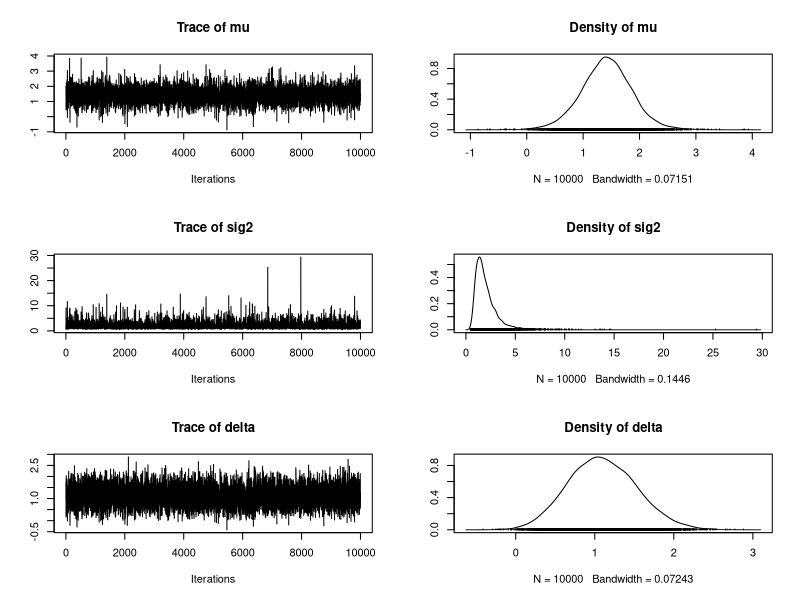
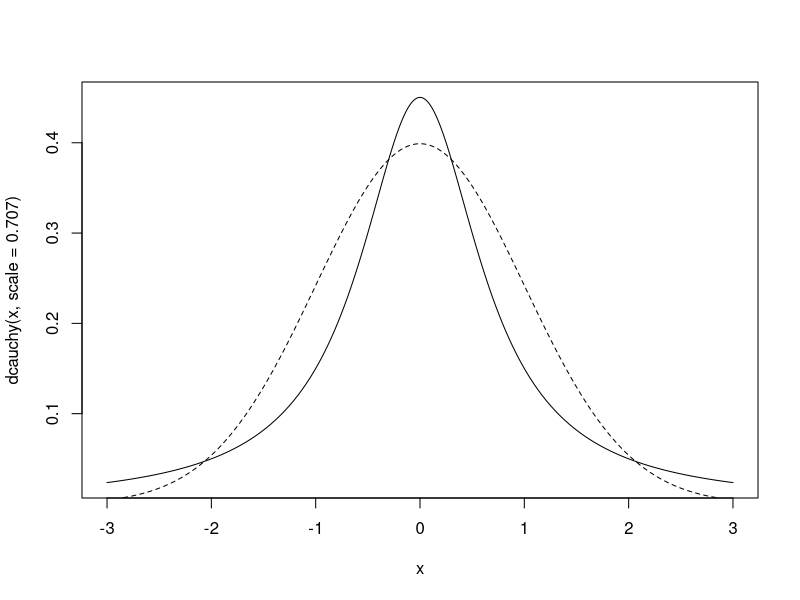
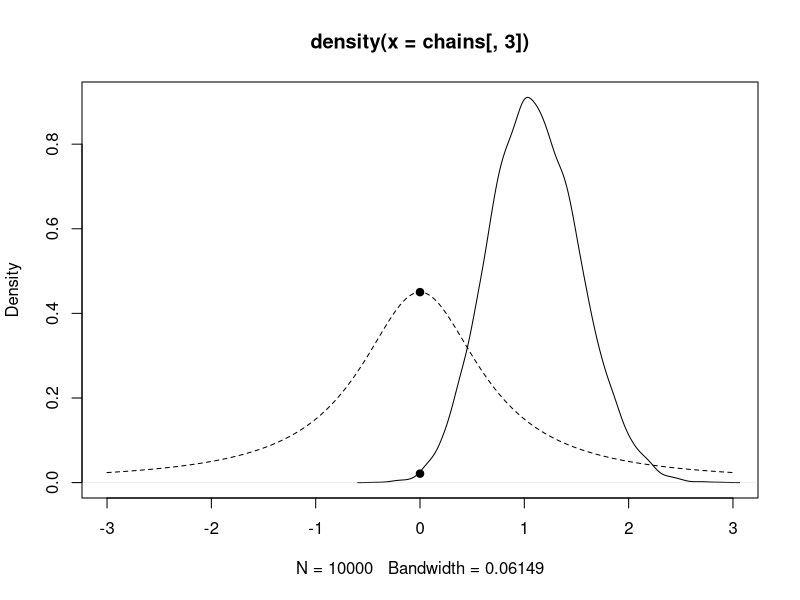

Write R code to recreate these figures, in order.
######################################
# PSYC 5316
# Week 14 
######################################

library(BayesFactor)
library(tidyverse)

# call "sleep" data set from BayesFactor package
data(sleep)

# perform traditional paired samples t-test
# first, compute difference scores

drug1 = sleep %>%
  filter(group==1)
drug2 = sleep %>%
  filter(group==2)

change = drug2$extra - drug1$extra

mean(change)
sd(change)

# effect size (Cohen's d)
mean(change)/sd(change)

# perform t-test
t.test(change, mu=0)

############################
# Bayesian t-test
############################

bf = ttestBF(x=change)
bf

# reciprocal
1/bf

# sampling from posterior
chains = posterior(bf, iterations=10000)
summary(chains)

# trace plots and posterior density
plot(chains[,1:3])

# prior?

x=seq(-3,3,0.01)
plot(x, dcauchy(x, scale=0.707), type="l")
lines(x, dnorm(x, mean=0, sd=1), lty=2)

# plot posterior and prior together
plot(density(chains[,3]), xlim=c(-3,3))
lines(x,dcauchy(x, scale=.707), lty=2)

# plot Bayes factor
library(polspline)
fit.posterior = logspline(chains[,3])
posterior = dlogspline(0, fit.posterior)
prior = dcauchy(0, scale=0.707)

points(0, posterior, pch=19)
points(0, prior, pch=19)

prior/posterior
